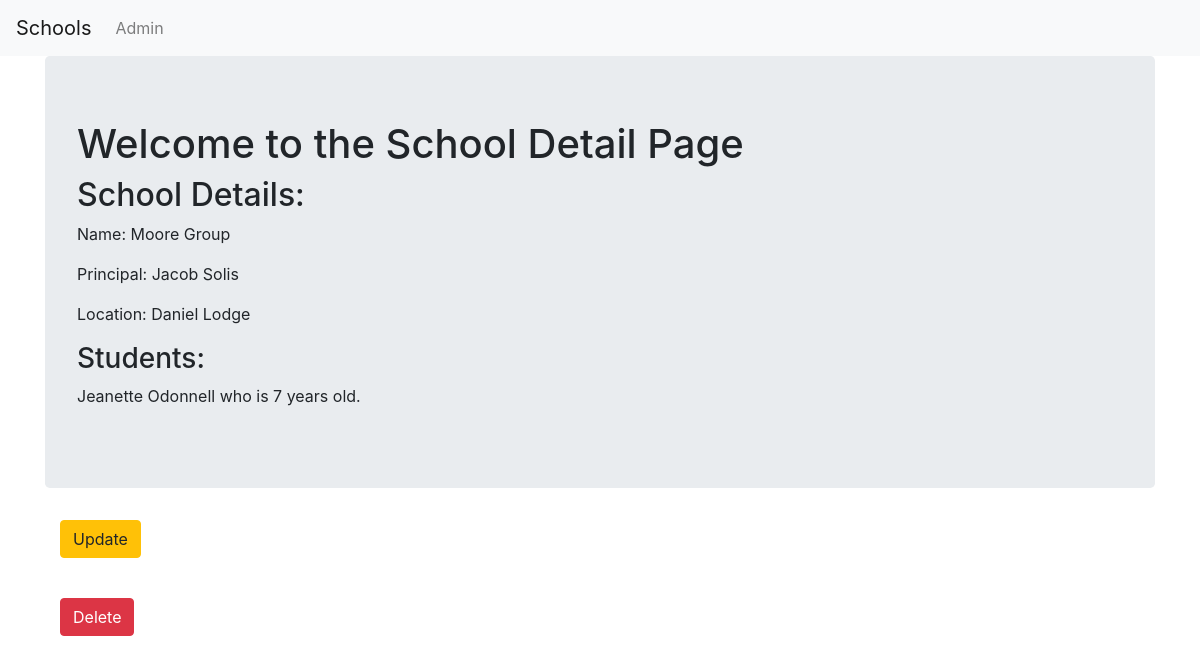
The page /basic_app/11/ on the database as committed earlier.
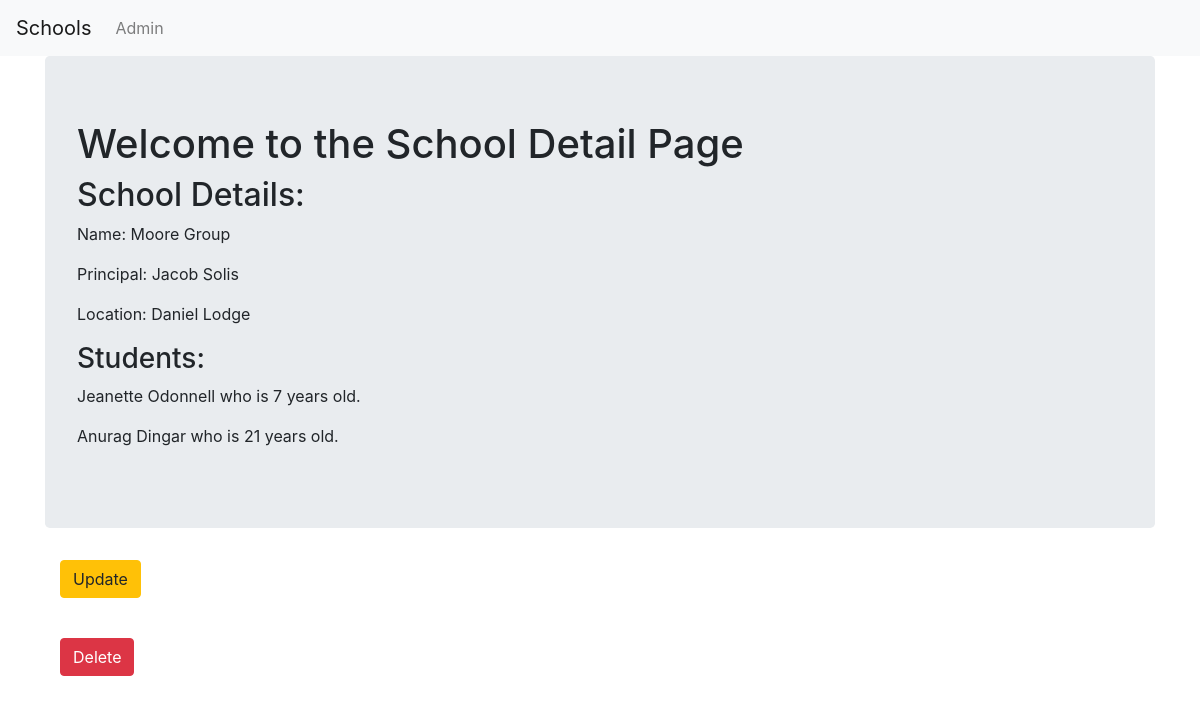
The same page on the database as committed later.
### basic_app/models.py (models this page shows, shortened)
class Student(models.Model):
    name = models.CharField(max_length = 256)
    age = models.PositiveIntegerField()
    school = models.ForeignKey(School, related_name = 'students', on_delete = models.CASCADE)

### basic_app/views.py (the view)
# urls.py: url(r'^(?P<pk>\d+)/$', views.SchoolDetailView.as_view(), name='detail'),
class SchoolDetailView(DetailView):
    context_object_name = 'school_detail'
    model = models.School
    template_name = 'basic_app/school_detail.html'

### basic_app/templates/basic_app/school_detail.html
{% extends 'basic_app/basic_app_base.html' %}
{% block body_block %}
<div class="jumbotron">
  <h1>Welcome to the School Detail Page</h1>
  <h2>School Details:</h2>
  <p>Name: {{ school_detail.name }}</p>
  <p>Principal: {{ school_detail.principal }}</p>
  <p>Location: {{ school_detail.location }}</p>
  <h3>Students:</h3>
  {% for student in school_detail.students.all %}
  <p>{{ student.name }} who is {{ student.age }} years old.</p>
  {% endfor %}
</div>
<div class="container">
  <p><a class="btn btn-warning" href="{% url 'basic_app:update' pk=school_detail.pk %}#">Update</a></p>
  <br>
  <p><a class="btn btn-danger" href="{% url 'basic_app:delete' pk=school_detail.pk %}#">Delete</a></p>
</div>
{% endblock %}

Rows that differ between the two databases and show on the page:
added Student: name "Anurag Dingar", age "21"
